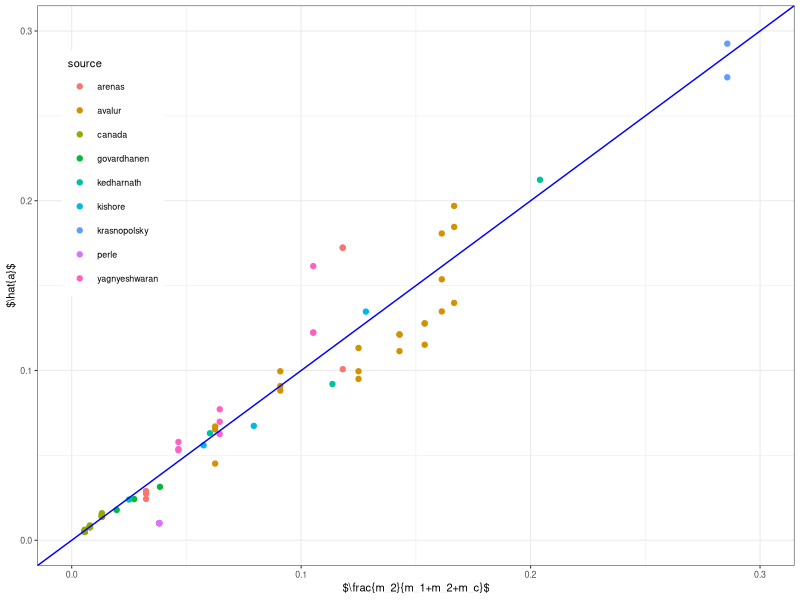

Write R code to recreate this figure.
library(ggplot2)
raw <- read.csv("all.csv",header=TRUE)

library(dplyr)
data <- mutate(
 raw,
 ameas.ms2 = 2*x.m/t.s^2,
 mhat = m2.kg/(m1.kg+m2.kg+mc.kg),
 ahat = ameas.ms2/9.81,
 )

library(svglite)
fig2 <- ggplot(data)+geom_point(aes(x=mhat,y=ahat,color=source))+
     ylim(0,0.3)+xlim(0,0.3)+
     geom_abline(slope=1.0,intercept=0.0,color='blue')+
     xlab('$\\frac{m_2}{m_1+m_2+m_c}$')+
     ylab('$\\hat{a}$')+
    theme_bw(base_size=8)+
    guides(color=guide_legend(position="inside"))+
    theme(legend.position.inside=c(0.1,0.7))
svglite('fig3.svg',width=6,height=4,pointsize=8)
print(fig2)
dev.off()

fit <- lm(ahat~mhat-1,data)
summary(fit)
